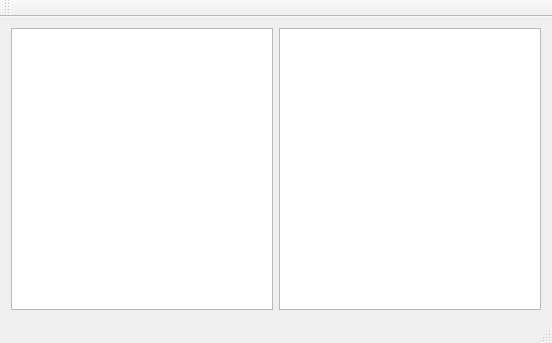
<?xml version="1.0" encoding="UTF-8"?>
<ui version="4.0">
 <class>MainWindow</class>
 <widget class="QMainWindow" name="MainWindow">
  <property name="geometry">
   <rect>
    <x>0</x>
    <y>0</y>
    <width>552</width>
    <height>343</height>
   </rect>
  </property>
  <property name="windowTitle">
   <string>MainWindow</string>
  </property>
  <property name="styleSheet">
   <string notr="true">QTreeWidget
{
	selection-background-color : red;
}
QScrollBar:horizontal
{
	
	background-color: rgb(250, 228, 255);
	border-top-right-radius: 4px;
	border-bottom-right-radius: 10px;
}</string>
  </property>
  <widget class="QWidget" name="centralWidget">
   <layout class="QGridLayout" name="gridLayout">
    <item row="0" column="0">
     <widget class="QTableWidget" name="tableWidget"/>
    </item>
    <item row="0" column="1">
     <widget class="QTextEdit" name="textEdit">
      <property name="layoutDirection">
       <enum>Qt::LeftToRight</enum>
      </property>
      <property name="tabStopWidth">
       <number>80</number>
      </property>
     </widget>
    </item>
   </layout>
  </widget>
  <widget class="QMenuBar" name="menuBar">
   <property name="geometry">
    <rect>
     <x>0</x>
     <y>0</y>
     <width>552</width>
     <height>21</height>
    </rect>
   </property>
  </widget>
  <widget class="QToolBar" name="mainToolBar">
   <attribute name="toolBarArea">
    <enum>TopToolBarArea</enum>
   </attribute>
   <attribute name="toolBarBreak">
    <bool>false</bool>
   </attribute>
  </widget>
  <widget class="QStatusBar" name="statusBar"/>
 </widget>
 <layoutdefault spacing="6" margin="11"/>
 <resources/>
 <connections/>
</ui>
